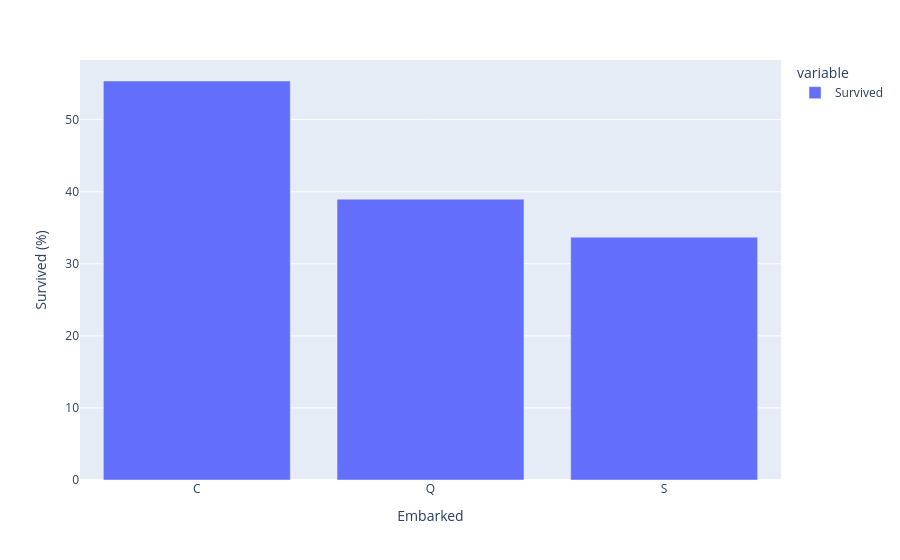

The cell this chart's notebook holds for it:
### Code cell
# a series plots straight to a bar chart
rate = titanic.groupby("Embarked")["Survived"].mean() * 100
px.bar(rate, labels={"value": "Survived (%)"})

### Figure 1 — Plotly figure (JSON) as saved in the notebook; plotly's stock layout.template omitted (floating-point values rounded to 4 significant figures)
{"data": [{"hovertemplate": "variable=Survived<br>Embarked=%{x}<br>Survived (%)=%{y}<extra></extra>", "legendgroup": "Survived", "marker": {"color": "#636efa", "pattern": {"shape": ""}}, "name": "Survived", "orientation": "v", "showlegend": true, "textposition": "auto", "type": "bar", "x": ["C", "Q", "S"], "xaxis": "x", "y": [55.36, 38.96, 33.7], "yaxis": "y"}], "layout": {"barmode": "relative", "legend": {"title": {"text": "variable"}, "tracegroupgap": 0}, "margin": {"t": 60}, "xaxis": {"anchor": "y", "domain": [0.0, 1.0], "title": {"text": "Embarked"}}, "yaxis": {"anchor": "x", "domain": [0.0, 1.0], "title": {"text": "Survived (%)"}}}}
